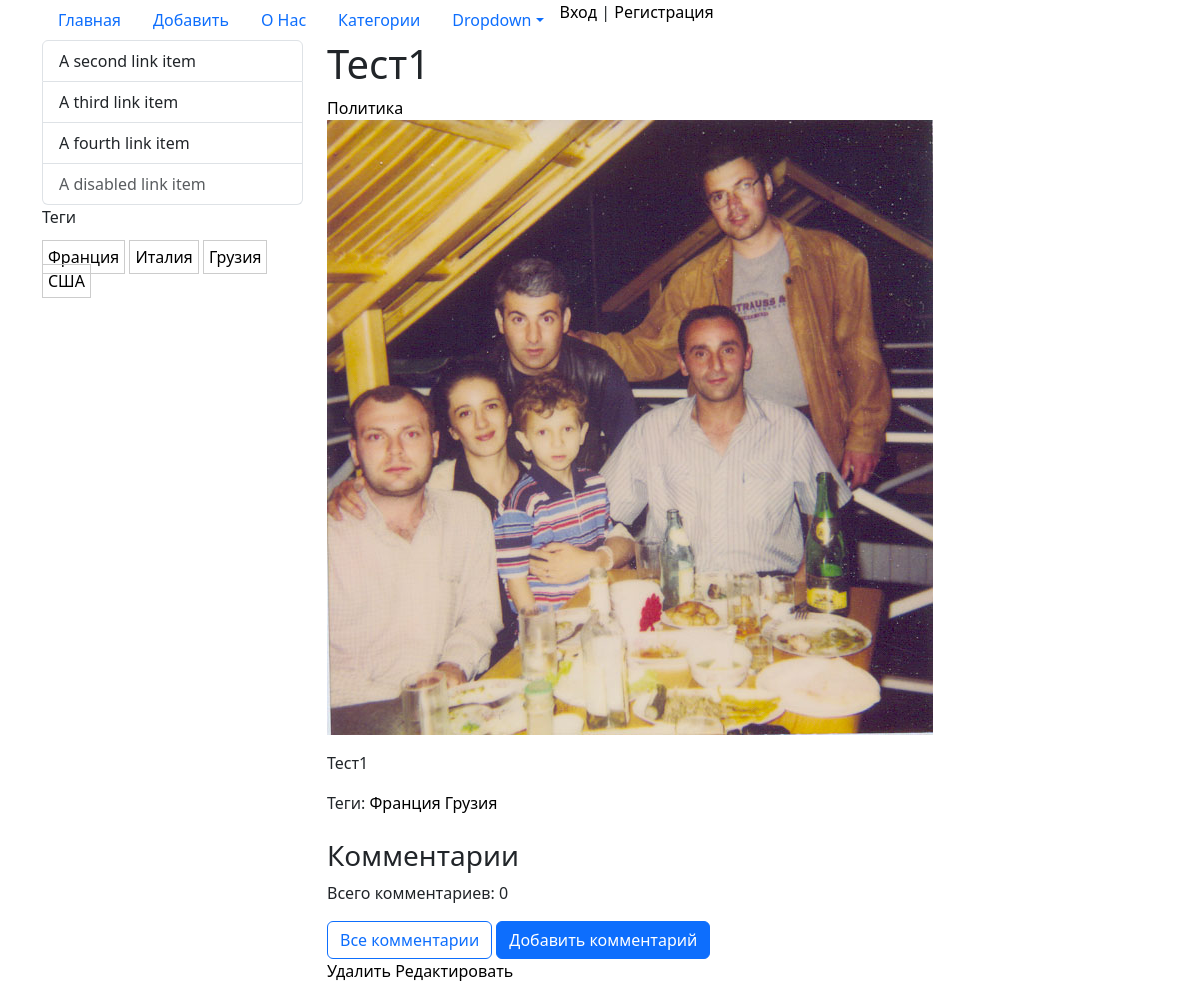
Page /post/test-1/ on the committed database.
### blog/models.py (models this page shows, shortened)
class PostTags(models.Model):
    tag = models.CharField(max_length=100, db_index=True, verbose_name='Тег')
    slug = models.SlugField(max_length=150, db_index=True, unique=True)
    class Meta:
        verbose_name = 'Тег'
        verbose_name_plural = 'Теги'
    def get_absolute_url(self):
        return reverse('tag', kwargs={'slug': self.slug})
    def __str__(self):
        return self.tag

class Post(models.Model):
    class Status(models.IntegerChoices):
        published = 1, 'Опубликовано'
        draft = 0, 'Черновик'
    title = models.CharField(max_length=250, verbose_name='Наименование')
    slug = models.SlugField(unique=True, verbose_name='URL')
    content = models.TextField(verbose_name='Текст')
    created = models.DateTimeField(auto_now_add=True, verbose_name='Создан', null=True, blank=True)
    updated = models.DateTimeField(auto_now=True, verbose_name='Изменён', null=True)
    is_published = models.BooleanField(choices=tuple(map(lambda x: (bool(x[0]), x[1]), Status.choices)), default=Status.draft, verbose_name='Опубликовано')
    category = models.ForeignKey(Category, on_delete=models.CASCADE, related_name='posts', verbose_name='Категория')
    tags = models.ManyToManyField(PostTags, related_name='tags', verbose_name='Теги', blank=True)
    image = models.ImageField(upload_to='photos/%Y/%m/%d', verbose_name="Фото", blank=True, null=True)
    class Meta:
        verbose_name = 'Статья'
        verbose_name_plural = 'Статьи'
        ordering = ['-created']
    def active_comments(self):
        return self.comments.filter(is_active=True)
    def active_comments_count(self):
        return self.comments.filter(is_active=True).count()
    def __str__(self):
        return self.title

class Category(models.Model):
    title = models.CharField(max_length=100, verbose_name='Название')
    slug = models.CharField(max_length=100, unique=True, verbose_name='URL')
    created = models.DateTimeField(auto_now_add=True, verbose_name='Создан', null=True, blank=True)
    description = models.TextField(verbose_name='Описание')
    image = models.ImageField(upload_to='photos/%Y/%m/%d', verbose_name="Фото", blank=True, null=True)
    class Meta:
        verbose_name = 'Категория'
        verbose_name_plural = 'Категории'
    def get_absolute_url(self):
        return reverse('cat', kwargs={'slug': self.slug})
    def __str__(self):
        return self.title

### blog/views.py (the view)
# urls.py: path('post/<slug:slug>/', PostPageView.as_view(), name='post'),
class PostPageView(DetailView):
    model = Post
    template_name = 'blog/post_detail.html'
    context_object_name = 'post'
    slug_url_kwarg = 'slug'
    def get_context_data(self, **kwargs):
        context = super().get_context_data(**kwargs)
        context['title'] = Post.objects.get(slug=self.kwargs['slug'])
        return context

### blog/templatetags/blog_tags.py (called while the page is built)
@register.simple_tag()
def get_category():
    return Category.objects.all()

@register.simple_tag()
def get_tags():
    return PostTags.objects.all()

### blog/templates/blog/post_detail.html (shortened to what this page needs)
{% extends 'base.html' %}
{% block content %}
    <h1>{{ post }}</h1>
    <a href="{{ post.category.get_absolute_url }}">{{ post.category }}</a>
    {% if post.image %}
            <p><img src="{{ post.image.url }}" alt=""></p>
        {% else %}
            <p><img src="/media/users/noimg.png" alt=""></p>
        {% endif %}
    <p>{{ post.content }}</p>
    {% with post.tags.all as tags %}
            {% if tags %}
                <div class="post_tag">
                    Теги:
                    {% for tag in tags %}
                        <a class="tag_link" href="{{ tag.get_absolute_url }}">{{ tag }}</a>
                    {% endfor %}
                </div>
            {% endif %}
        {% endwith %}
    <div class="mt-4">
    <h3>Комментарии</h3>
    {% with comments_count=post.comments.count %}
    <p>Всего комментариев: {{ post.active_comments_count }}</p>
    {% endwith %}
    <a href="{% url 'comments:post_comments' post.slug %}" class="btn btn-outline-primary">
        Все комментарии
    </a>
    <a href="{% url 'comments:add_comment' post.slug %}" class="btn btn-primary">
        Добавить комментарий
    </a>
</div>
    <a href="{% url 'delete_post' post.slug %}">Удалить</a>
    <a href="{% url 'edit_post' post.slug %}">Редактировать</a>
{% endblock %}

### templates/base.html (shortened to what this page needs)
{% load static %}
{% load blog_tags %}
{% load cache %}
<!doctype html>
<html lang="ru">
<head>
    <link href="https://cdn.jsdelivr.net/npm/bootstrap@5.3.7/dist/css/bootstrap.min.css" rel="stylesheet"
>
    <link rel="stylesheet" href="{% static 'users/css/style.css' %}">
    <link rel="stylesheet" href="{% static 'blog/css/style.css' %}">
</head>
<body>
<header class="header">
    <div class="header_menu">
        <div class="container">
            <ul class="nav nav-pills">
                <li class="nav-item">
                    <a class="nav-link" aria-current="page" href="{% url 'index' %}">Главная</a>
                </li>
                <li class="nav-item">
                    <a class="nav-link" aria-current="page" href="{% url 'add_post' %}">Добавить</a>
                </li>
                <li class="nav-item">
                    <a class="nav-link" aria-current="page" href="{% url 'about' %}">О Нас</a>
                </li>
                <li class="nav-item">
                    <a class="nav-link" aria-current="page" href="{% url 'category' %}">Категории</a>
                </li>
                <li class="nav-item dropdown">
                    <a class="nav-link dropdown-toggle" data-bs-toggle="dropdown" href="#" role="button"
                       aria-expanded="false">Dropdown</a>
                        {% get_category as nav_categories %}
                </li>
                {% if user.is_authenticated %}
                    <li class="nav_item"><a class="nav-link" href="{% url 'profile' %}">Добро
                        пожаловать {{ user.username }}</a></li>
                    <li class="nav_item">
                        <form action="{% url 'logout' %}" method="post">
                            {% csrf_token %}
                            <button class="logout" type="submit">Выход</button>
                        </form>
                    </li>
                {% else %}
                    <li><a class="nav_item" href="{% url 'login' %}">Вход</a> | <a href="{% url 'register' %}">Регистрация</a>
                    </li>
                {% endif %}
            </ul>
        </div>
    </div>
</header>
<content class="content">
    <div class="container">
        <div class="row">
            <div class="sidebar col-md-3">
                <div class="list-group">
                    <a href="#" class="list-group-item list-group-item-action">A second link item</a>
                    <a href="#" class="list-group-item list-group-item-action">A third link item</a>
                    <a href="#" class="list-group-item list-group-item-action">A fourth link item</a>
                    <a href="#" class="list-group-item list-group-item-action disabled" aria-disabled="true">A disabled
                        link item</a>
                </div>
                {% get_tags as tags %}
                <p>Теги</p>
                <div class="tags">
                    {% for tag in tags %}
                        <a class="tag" href="{{ tag.get_absolute_url }}">{{ tag }}</a>
                    {% endfor %}
                </div>
            </div>
            <div class="main col-md-9">
                {% block content %}{% endblock %}
            </div>
        </div>
    </div>
</content>
</body>
</html>

### users/static/users/css/style.css (style rules this page uses)
body { //background: #ccc; }

### blog/static/blog/css/style.css (style rules this page uses)
a { text-decoration: none !important; color: #000; }
.tag { padding: 5px; border: 1px #ccc solid; }

### rows in the picture
PostTags: tag "Франция"
PostTags: tag "Италия"
PostTags: tag "Грузия"
PostTags: tag "США"
Post: title "Тест1", category "Политика", image (picture), content "Тест1", active_comments_count "0"
